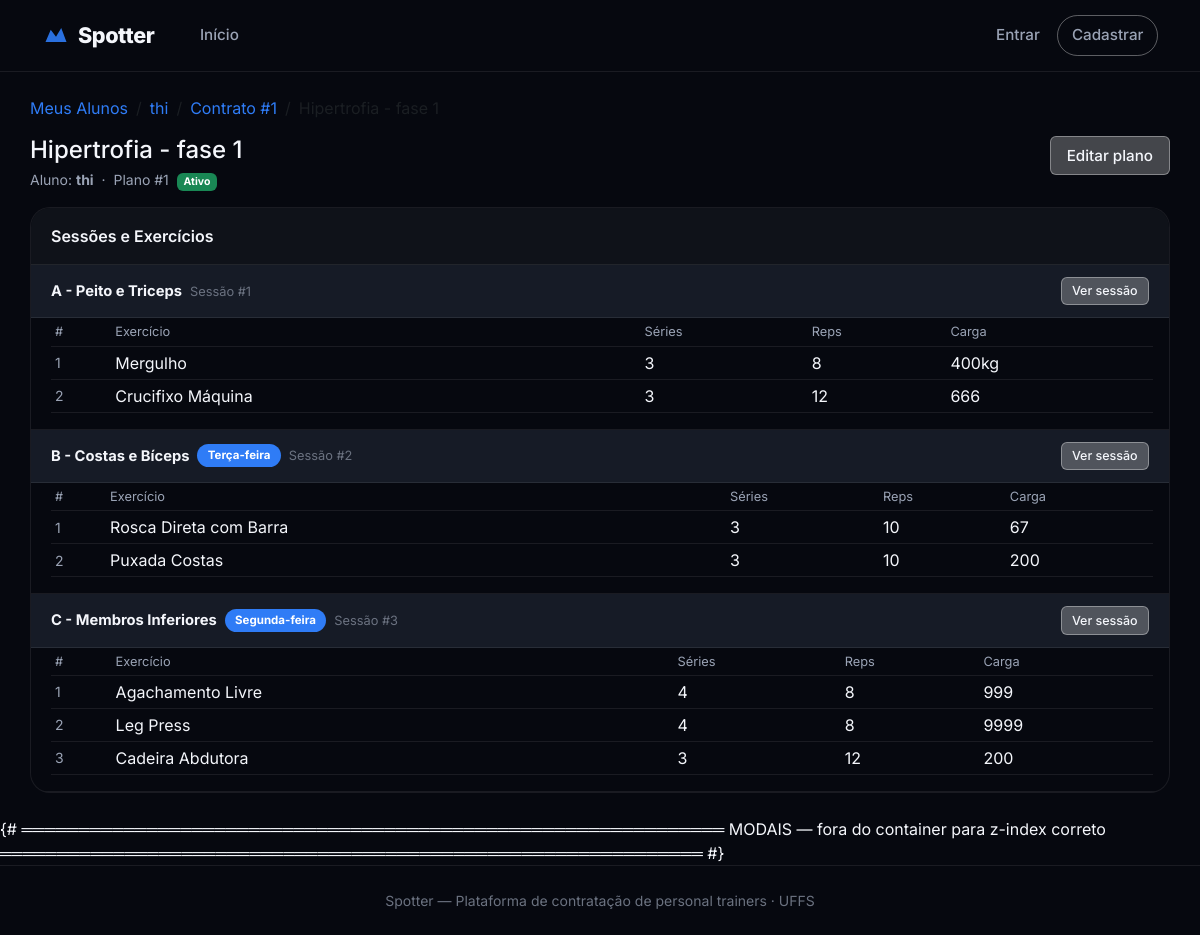
/1/1/1/1/, run on the app's committed database.
### core/models/perfil_aluno.py (models this page shows, shortened)
class PerfilAluno(models.Model):
    NIVEL_CHOICES = [
        ("iniciante", "Iniciante"),
        ("intermediario", "Intermediário"),
        ("avancado", "Avançado"),
    ]
    usuario = models.OneToOneField(
        Usuario,
        on_delete=models.CASCADE,
        related_name="perfil_aluno",
        limit_choices_to={"tipo": Usuario.ALUNO},
    )
    objetivos = models.TextField(blank=True)
    nivel_condicionamento = models.CharField(
        max_length=15,
        choices=NIVEL_CHOICES,
        default="iniciante",
    )
    historico_lesoes = models.TextField(blank=True)
    restricoes_fisicas = models.TextField(blank=True)
    disponibilidade = models.TextField(
        blank=True,
        help_text="Ex: manhãs, seg/qua/sex",
    )
    class Meta:
        verbose_name = "Perfil Aluno"
        verbose_name_plural = "Perfis Aluno"

### core/models/usuario.py (models this page shows, shortened)
class Usuario(AbstractBaseUser, PermissionsMixin):
    ALUNO = "aluno"
    PERSONAL = "personal"
    ADMIN = "admin"
    TIPO_CHOICES = [
        (ALUNO, "Aluno"),
        (PERSONAL, "Personal Trainer"),
        (ADMIN, "Administrador"),
    ]
    nome = models.CharField(max_length=150)
    email = models.EmailField(unique=True)
    tipo = models.CharField(max_length=10, choices=TIPO_CHOICES, default=ALUNO)
    cidade = models.CharField(max_length=100, blank=True)
    estado = models.CharField(max_length=2, blank=True)
    cep = models.CharField(max_length=9, blank=True)
    is_active = models.BooleanField(default=True)
    is_staff = models.BooleanField(default=False)
    criado_em = models.DateTimeField(auto_now_add=True)
    groups = models.ManyToManyField(
        "auth.Group",
        blank=True,
        related_name="usuario_set",
    )
    user_permissions = models.ManyToManyField(
        "auth.Permission",
        blank=True,
        related_name="usuario_set",
    )
    objects = UsuarioManager()
    USERNAME_FIELD = "email"
    REQUIRED_FIELDS = ["nome"]
    class Meta:
        verbose_name = "Usuário"
        verbose_name_plural = "Usuários"

### core/models/contrato.py (models this page shows, shortened)
class Contrato(models.Model):
    STATUS_PENDENTE = "pendente"
    STATUS_ATIVO = "ativo"
    STATUS_ENCERRADO = "encerrado"
    STATUS_RECUSADO = "recusado"
    STATUS_CHOICES = [
        (STATUS_PENDENTE, "Pendente"),
        (STATUS_ATIVO, "Ativo"),
        (STATUS_ENCERRADO, "Encerrado"),
        (STATUS_RECUSADO, "Recusado"),
    ]
    personal = models.ForeignKey(
        PerfilPersonal,
        on_delete=models.PROTECT,
        related_name="contratos",
    )
    aluno = models.ForeignKey(
        PerfilAluno,
        on_delete=models.PROTECT,
        related_name="contratos",
    )
    codigo = models.PositiveIntegerField(editable=False, default=0)
    status = models.CharField(
        max_length=12,
        choices=STATUS_CHOICES,
        default=STATUS_PENDENTE,
    )
    criado_em = models.DateTimeField(auto_now_add=True)
    aceito_em = models.DateTimeField(null=True, blank=True)
    encerrado_em = models.DateTimeField(null=True, blank=True)
    objects = ContratoManager()
    class Meta:
        verbose_name = "Contrato"
        verbose_name_plural = "Contratos"
        unique_together = ("personal", "aluno", "codigo")
        app_label = "core"

### core/models/plano_treino.py (models this page shows, shortened)
class PlanoTreino(models.Model):
    contrato = models.ForeignKey(
        Contrato,
        on_delete=models.CASCADE,
        related_name="planos",
    )
    codigo = models.PositiveIntegerField(editable=False, default=0)
    nome = models.CharField(max_length=150)
    descricao = models.TextField(blank=True)
    ativo = models.BooleanField(default=True)
    criado_em = models.DateTimeField(auto_now_add=True)
    atualizado_em = models.DateTimeField(auto_now=True)
    objects = PlanoTreinoManager()
    class Meta:
        verbose_name = "Plano de Treino"
        verbose_name_plural = "Planos de Treino"
        ordering = ["-criado_em"]
        unique_together = ("contrato", "codigo")
        app_label = "core"

### core/models/sessao_treino.py (models this page shows, shortened)
class SessaoTreino(models.Model):
    plano = models.ForeignKey(
        PlanoTreino,
        on_delete=models.CASCADE,
        related_name="sessoes",
    )
    codigo = models.PositiveIntegerField(editable=False, default=0)
    nome = models.CharField(max_length=100, help_text="Ex: Treino A – Peito e Tríceps")
    dia_semana = models.CharField(
        max_length=3,
        choices=DIA_SEMANA_CHOICES,
        blank=True,
    )
    ordem = models.PositiveSmallIntegerField(default=1)
    class Meta:
        verbose_name = "Sessão de Treino"
        verbose_name_plural = "Sessões de Treino"
        ordering = ["ordem"]
        unique_together = ("plano", "codigo")
        app_label = "core"

### core/models/exercicio.py (models this page shows, shortened)
class Exercicio(models.Model):
    sessao = models.ForeignKey(
        SessaoTreino,
        on_delete=models.CASCADE,
        related_name="exercicios",
    )
    codigo = models.PositiveIntegerField(editable=False, default=0)
    nome = models.CharField(max_length=150)
    series = models.PositiveSmallIntegerField(
        validators=[MinValueValidator(1)],
        help_text="Número de séries",
    )
    repeticoes = models.PositiveSmallIntegerField(
        validators=[MinValueValidator(1)],
        help_text="Número de repetições por série",
    )
    carga = models.CharField(
        max_length=50,
        blank=True,
        help_text="Ex: 20kg, peso corporal",
    )
    duracao_seg = models.PositiveIntegerField(
        null=True,
        blank=True,
        help_text="Duração em segundos (para exercícios isométricos/cardio)",
    )
    observacoes = models.TextField(blank=True)
    ordem = models.PositiveSmallIntegerField(default=1)
    class Meta:
        verbose_name = "Exercício"
        verbose_name_plural = "Exercícios"
        ordering = ["ordem"]
        unique_together = ("sessao", "codigo")
        app_label = "core"

### core/views/personal/__init__.py (the view)
def plano_detalhe(request, personal_id, aluno_id, contrato_cod, plano_cod):
    from ...models import PerfilPersonal
    personal = get_object_or_404(PerfilPersonal, pk=personal_id)
    aluno = get_object_or_404(PerfilAluno, pk=aluno_id)
    contrato = get_object_or_404(
        Contrato, personal=personal, aluno=aluno, codigo=contrato_cod
    )
    plano = get_object_or_404(PlanoTreino, contrato=contrato, codigo=plano_cod)
    sessoes = plano.sessoes.prefetch_related("exercicios").all()
    exercicios_padrao = ExercicioPadrao.objects.all()
    is_personal_owner = (
        request.user.is_authenticated
        and hasattr(request.user, "perfil_personal")
        and request.user.perfil_personal == personal
    )
    return render(request, "core/plano_detalhe.html", {
        "personal": personal,
        "aluno": aluno,
        "contrato": contrato,
        "plano": plano,
        "sessoes": sessoes,
        "exercicios_padrao": exercicios_padrao,
        "is_personal_owner": is_personal_owner,
    })

### core/models/contrato.py (called while the page is built)
    def get_queryset(self):
        return ContratoQuerySet(self.model, using=self._db)

### core/models/perfil_personal.py (called while the page is built)
    def get_queryset(self):
        return PerfilPersonalQuerySet(self.model, using=self._db)

### core/models/plano_treino.py (called while the page is built)
    def get_queryset(self):
        return PlanoTreinoQuerySet(self.model, using=self._db)

### core/templates/core/plano_detalhe.html (shortened to what this page needs)
{% extends "core/base.html" %}
{% block content %}
<div class="container py-4">
    <nav aria-label="breadcrumb" class="mb-3">
        <ol class="breadcrumb">
            <li class="breadcrumb-item"><a href="{% url 'core:personal_alunos' %}">Meus Alunos</a></li>
            <li class="breadcrumb-item">
                <a href="{% url 'core:personal_aluno_detail' aluno.pk %}">{{ aluno.usuario.nome }}</a>
            </li>
            <li class="breadcrumb-item">
                <a href="{% url 'core:contrato_detalhe' personal.pk aluno.pk contrato.codigo %}">Contrato #{{ contrato.codigo }}</a>
            </li>
            <li class="breadcrumb-item active" aria-current="page">{{ plano.nome }}</li>
        </ol>
    </nav>
    <div class="d-flex align-items-start justify-content-between mb-3">
        <div>
            <h1 class="h4 mb-1">{{ plano.nome }}</h1>
            <p class="text-muted small mb-0">
                Aluno: <strong>{{ aluno.usuario.nome }}</strong> &nbsp;·&nbsp; Plano #{{ plano.codigo }}
                {% if plano.ativo %}<span class="badge bg-success ms-1">Ativo</span>
                {% else %}<span class="badge bg-secondary ms-1">Inativo</span>{% endif %}
            </p>
        </div>
        <a href="{% url 'core:personal_plano_edit' plano.pk %}" class="btn-outline-color btn-outline-white btn-sm">Editar plano</a>
    </div>
    <div class="plano-panel">
        <div class="plano-panel__header">
            <span class="fw-semibold">Sessões e Exercícios</span>
        </div>
        {% if sessoes %}
            {% for sessao in sessoes %}
            <div class="sessao-header">
                <div class="sessao-header__info">
                    <strong class="sessao-nome">{{ sessao.nome }}</strong>
                    {% if sessao.dia_semana %}
                    <span class="badge-dia">{{ sessao.get_dia_semana_display }}</span>
                    {% endif %}
                    <span class="sessao-code">Sessão #{{ sessao.codigo }}</span>
                </div>
                <div class="sessao-header__actions">
                    <button class="btn-outline-color btn-outline-white btn-outline-sm"
                            data-bs-toggle="modal"
                            data-bs-target="#modalVerSessao{{ sessao.codigo }}">
                        Ver sessão
                    </button>
                </div>
            </div>
            {% if sessao.exercicios.all %}
            <div class="sessao-exercicios">
                <div class="table-responsive">
                    <table class="table table-sm align-middle mb-0">
                        <thead class="text-muted" style="font-size: 0.8rem;">
                            <tr>
                                <th class="fw-normal">#</th>
                                <th class="fw-normal">Exercício</th>
                                <th class="fw-normal">Séries</th>
                                <th class="fw-normal">Reps</th>
                                <th class="fw-normal">Carga</th>
                            </tr>
                        </thead>
                        <tbody>
                            {% for ex in sessao.exercicios.all %}
                            <tr>
                                <td class="text-muted small">{{ ex.codigo }}</td>
                                <td>
                                    {% if is_personal_owner %}
                                    <a href="#" class="text-decoration-none"
                                       data-bs-toggle="modal"
                                       data-bs-target="#modalEditarEx{{ sessao.codigo }}_{{ ex.codigo }}">
                                        {{ ex.nome }}
                                    </a>
                                    {% else %}
                                    {{ ex.nome }}
                                    {% endif %}
                                </td>
                                <td>{{ ex.series }}</td>
                                <td>{{ ex.repeticoes }}</td>
                                <td>{{ ex.carga|default:"—" }}</td>
                            </tr>
                            {% endfor %}
                        </tbody>
                    </table>
                </div>
            </div>
            {% elif is_personal_owner %}
            <div class="sessao-exercicios sessao-exercicios--empty">
                <p class="text-muted small mb-0">Nenhum exercício nesta sessão ainda.</p>
            </div>
            {% endif %}
            {% endfor %}
        {% endif %}
    </div>
</div>
{# ══════════════════════════════════════════════════════════════
   MODAIS — fora do container para z-index correto
   ══════════════════════════════════════════════════════════════ #}
{% endblock %}

### core/static/core/css/main.css (style rules this page uses)
:root { --bg-body: #06080f; --bg-surface: #0f1219; --bg-elevated: #161b26; --bg-glass: rgba(15, 18, 25, 0.82); --border-subtle: rgba(255, 255, 255, 0.08); --text-primary: #f4f6fb; --text-secondary: #9aa3b5; --text-muted: #6b7280; --accent-blue: #2f7cf6; --accent-blue-hover: #1a6ae8; --accent-blue-light: #5b9cff; --accent-red: #e63946; --bg-white-25: rgba(255, 255, 255, 0.25); --bg-white-35: rgba(255, 255, 255, 0.35); --border-white-35: rgba(255, 255, 255, 0.35); --radius-lg: 1.25rem; --radius-xl: 1.75rem; --nav-height: 72px; --shadow-dock: 0 24px 60px rgba(0, 0, 0, 0.55); }
*, *::before, *::after { box-sizing: border-box; }
body.theme-dark { font-family: 'Inter', system-ui, -apple-system, sans-serif; background: var(--bg-body); color: var(--text-primary); min-height: 100vh; }
a { color: var(--accent-blue); text-decoration: none; }
.plano-panel { background: var(--bg-body); border: 1px solid var(--border-subtle); border-radius: var(--radius-lg); overflow: hidden; }
.plano-panel__header { display: flex; align-items: center; justify-content: space-between; gap: 1.25rem; padding: 1rem 1.25rem; background: var(--bg-surface); border-bottom: 1px solid var(--border-subtle); }
.sessao-header { display: flex; align-items: center; justify-content: space-between; gap: 1rem; padding: 0.75rem 1.25rem; background: var(--bg-elevated); border-bottom: 1px solid var(--border-subtle); }
.sessao-header__info { display: flex; align-items: center; flex-wrap: wrap; gap: 0.5rem; min-width: 0; }
.sessao-nome { font-size: 0.92rem; font-weight: 700; }
.badge-dia { background: var(--accent-blue); color: #fff; font-size: 0.72rem; font-weight: 700; padding: 0.18rem 0.65rem; border-radius: 999px; }
.sessao-code { color: var(--text-muted); font-size: 0.8rem; }
.sessao-header__actions { display: flex; align-items: center; flex-wrap: nowrap; gap: 0.75rem; flex-shrink: 0; }
.sessao-exercicios { padding: 0 1rem 1rem 1.25rem; border-bottom: 1px solid var(--border-subtle); }
.sessao-exercicios .table { margin-bottom: 0; }
.theme-dark table, .theme-dark table th, .theme-dark table td, .theme-dark table thead th, .theme-dark table tbody td, .theme-dark table tbody tr, .theme-dark table thead, .theme-dark .table { color: var(--text-primary) !important; background-color: transparent !important; border-color: var(--border-subtle) !important; }
.theme-dark table { background-color: var(--bg-surface) !important; }
.theme-dark table th, .theme-dark table td { color: var(--text-primary) !important; }
.theme-dark table thead th { color: var(--text-secondary) !important; font-weight: 600; border-bottom-color: var(--border-subtle) !important; }
.theme-dark table tbody tr { border-color: var(--border-subtle) !important; }
.theme-dark .table { --bs-table-bg: transparent; --bs-table-border-color: var(--border-subtle); }
.theme-dark main > .container { padding: 2.5rem 0 4rem; }
.theme-dark .text-muted { color: var(--text-secondary) !important; }

### core/static/core/css/buttons.css (style rules this page uses)
.btn-outline-color { display: inline-block; text-align: center; text-decoration: none; background: transparent; border-radius: 6px; border-width: 1px; border-style: solid; cursor: pointer; transition: background 0.18s, color 0.18s; line-height: 1.4; font-size: 0.95rem; padding: 0.5rem 1rem; font-weight: 500; }
.btn-outline-sm { font-size: .78rem !important; padding: .28rem .65rem !important; }
.btn-outline-white { border-color: var(--border-white-35); color: var(--color-white); background: var(--bg-white-25); }

### data on the page
PerfilAluno: usuario.nome "thi"
Contrato: codigo "1"
PlanoTreino: nome "Hipertrofia - fase 1", codigo "1"
SessaoTreino: nome "A - Peito e Triceps", codigo "1"
Exercicio: codigo "1", nome "Mergulho", series "3", repeticoes "8", carga "400kg"
Exercicio: codigo "2", nome "Crucifixo Máquina", series "3", repeticoes "12", carga "666"
SessaoTreino: nome "B - Costas e Bíceps", dia_semana "Terça-feira", codigo "2"
Exercicio: codigo "1", nome "Rosca Direta com Barra", series "3", repeticoes "10", carga "67"
Exercicio: codigo "2", nome "Puxada Costas", series "3", repeticoes "10", carga "200"
SessaoTreino: nome "C - Membros Inferiores", dia_semana "Segunda-feira", codigo "3"
Exercicio: codigo "1", nome "Agachamento Livre", series "4", repeticoes "8", carga "999"
Exercicio: codigo "2", nome "Leg Press", series "4", repeticoes "8", carga "9999"
Exercicio: codigo "3", nome "Cadeira Abdutora", series "3", repeticoes "12", carga "200"
